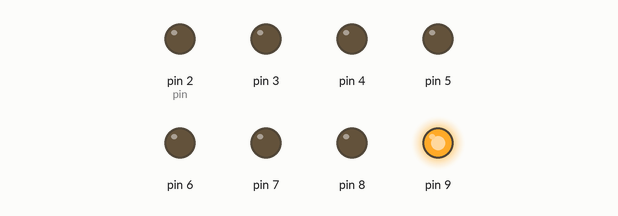
A sketch run on a simulated Arduino Uno, built with avr-gcc and run on an emulated ATmega328P. On the bench: output pins drawn as LEDs (lit = HIGH).

Above: at 0.5 s.
At 1.5 s:
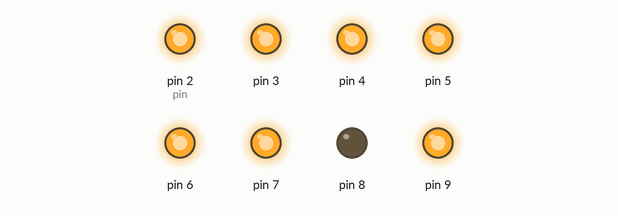
At 3.5 s:
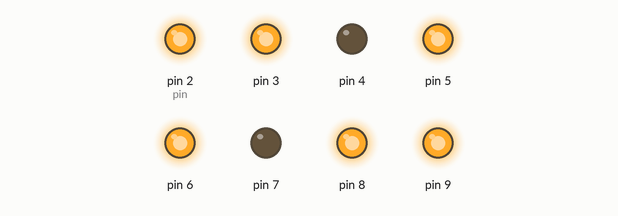
At 6.5 s:
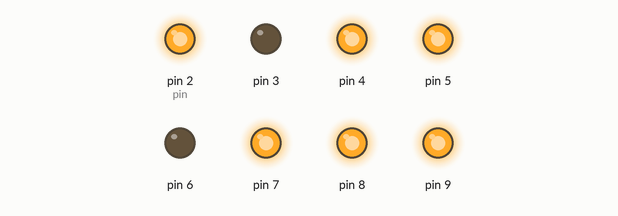
At 9.5 s:
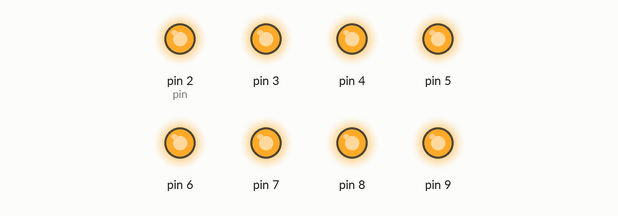
At 12.5 s:
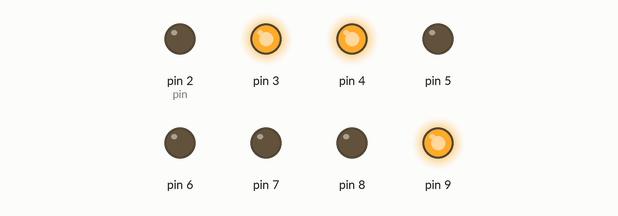
Timing chart, 0 to 13.0 s (numbered marks = the images above):
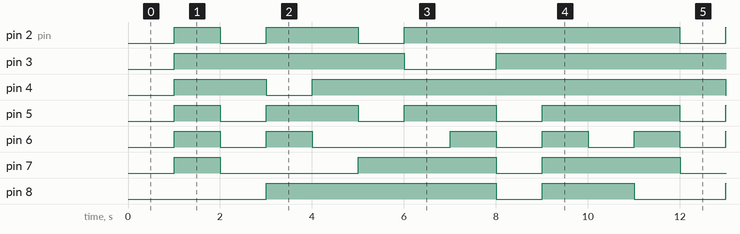

The sketch:

7Segment.ino
```cpp
//byte digits[10][7] = {
//  {0, 0, 0, 0, 0, 0, 1},
//  {1, 0, 0, 1, 1, 1, 1},
//  {0, 0, 1, 0, 0, 1, 0},
//  {0, 0, 0, 0, 1, 1, 0},
//  {1, 0, 0, 1, 1, 0, 0},
//  {0, 1, 0, 0, 1, 0, 0},
//  {0, 1, 0, 0, 0, 0, 0},
//  {0, 0, 0, 1, 1, 1, 1},
//  {0, 0, 0, 0, 0, 0, 0},
//  {0, 0, 0, 0, 1, 0, 0}};

byte digits[10][7] = {
  {1, 1, 1, 1, 1, 1, 0},
  {0, 1, 1, 0, 0, 0, 0},
  {1, 1, 0, 1, 1, 0, 1},
  {1, 1, 1, 1, 0, 0, 1},
  {0, 1, 1, 0, 0, 1, 1},
  {1, 0, 1, 1, 0, 1, 1},
  {1, 0, 1, 1, 1, 1, 1},
  {1, 1, 1, 0, 0, 0, 0},
  {1, 1, 1, 1, 1, 1, 1},
  {1, 1, 1, 1, 0, 1, 1}};

void setup() {
  for(int i = 2 ; i < 10; i++){
    pinMode(i, OUTPUT);
    digitalWrite(9, HIGH);
  }
}

void loop() {
  for(int i = 0 ; i<10 ; i++){
    delay(1000);
    displayDigit(i);
  }

}

void displayDigit(int num){
  int pin = 2;
  for(int i = 0 ; i<7 ; i++){
    digitalWrite(pin+i,digits[num][i]);
  }
}
```

Measured:
- by itself, pin 2 (pin): repeats every 10.0 s: LOW 1.0 s, HIGH 2.0 s, LOW 1.0 s, HIGH 6.0 s
- by itself, pin 3: repeats every 10.0 s: LOW 2.0 s, HIGH 8.0 s
- by itself, pin 4: repeats every 10.0 s: LOW 1.0 s, HIGH 9.0 s
- by itself, pin 5: repeats every 10.0 s: 2 × (LOW 1.0 s, HIGH 2.0 s), LOW 1.0 s, HIGH 3.0 s
- by itself, pin 6: repeats every 10.0 s: LOW 1.0 s, HIGH 1.0 s, LOW 3.0 s, 2 × (HIGH 1.0 s, LOW 1.0 s), HIGH 1.0 s
- by itself, pin 7: repeats every 10.0 s: LOW 3.0 s, HIGH 3.0 s, LOW 1.0 s, HIGH 3.0 s
- by itself, pin 8: repeats every 10.0 s: LOW 1.0 s, HIGH 2.0 s, LOW 2.0 s, HIGH 5.0 s
